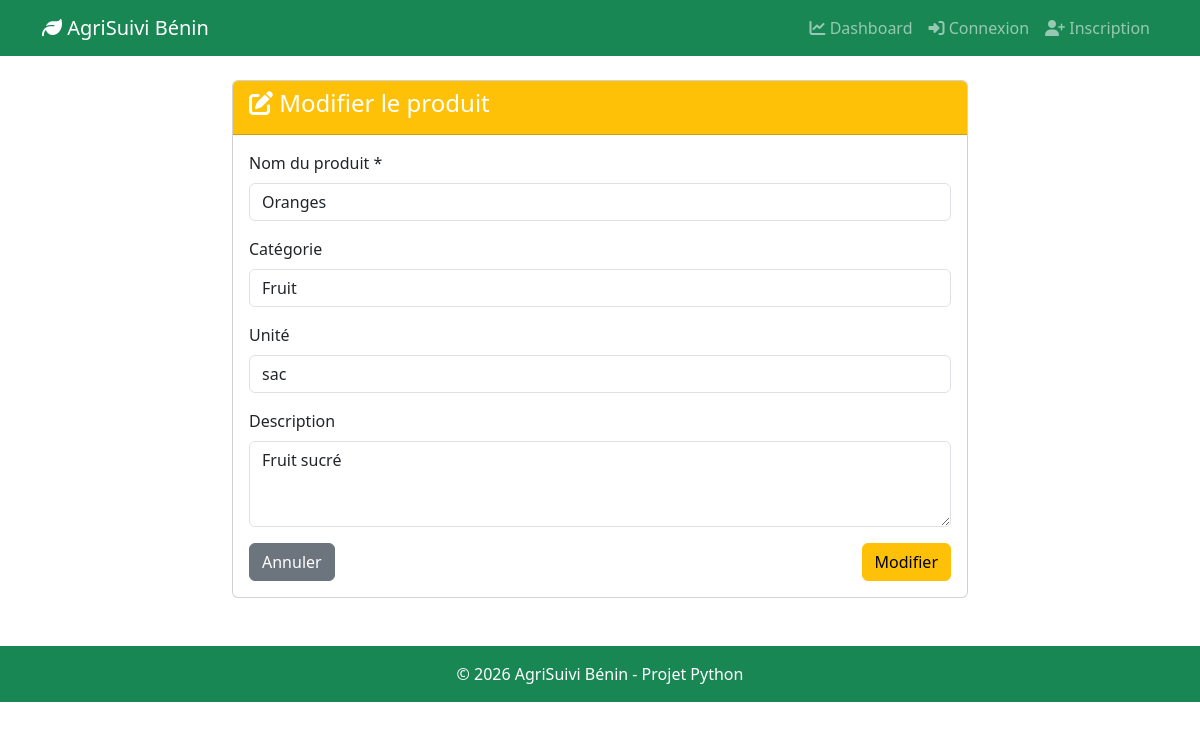
/products/edit/1 (signed in), run on the app's committed database.
### models.py (models this page shows)
class Product(Base):
    __tablename__ = "products"
    id = Column(Integer, primary_key=True, index=True)
    name = Column(String(100), index=True)
    category = Column(String(50))
    unit = Column(String(20))
    description = Column(Text, nullable=True)
    created_at = Column(DateTime, default=datetime.now)
    created_by = Column(Integer, ForeignKey("users.id"), nullable=True)
    stocks = relationship("Stock", back_populates="product")
    prices = relationship("Price", back_populates="product")
    creator = relationship("User")

### main.py (the view)
@app.get("/products/edit/{product_id}")
async def edit_product_form(request: Request, product_id: int, db: Session = Depends(get_db)):
    user = getattr(request.state, 'user', None)
    if not user:
        return RedirectResponse(url="/login", status_code=303)
    product = db.query(models.Product).filter(models.Product.id == product_id).first()
    return templates.TemplateResponse(
        "products/edit.html",
        {"request": request, "product": product}
    )

### templates/products/edit.html (shortened to what this page needs)
{% extends "base.html" %}
{% block content %}
<div class="row justify-content-center">
    <div class="col-md-8">
        <div class="card">
            <div class="card-header bg-warning text-white">
                <h4><i class="fas fa-edit"></i> Modifier le produit</h4>
            </div>
            <div class="card-body">
                <form method="post"  >
                    <div class="mb-3">
                        <label for="name" class="form-label">Nom du produit *</label>
                        <input type="text" class="form-control" id="name" name="name"
                               value="{{ product.name }}" required>
                    </div>
                    <div class="mb-3">
                        <label for="category" class="form-label">Catégorie</label>
                        <select class="form-control" id="category" name="category">
                            <option value="Fruit" {% if product.category == 'Fruit' %}selected{% endif %}>Fruit</option>
                        </select>
                    </div>
                    <div class="mb-3">
                        <label for="unit" class="form-label">Unité</label>
                        <select class="form-control" id="unit" name="unit">
                            <option value="sac" {% if product.unit == 'sac' %}selected{% endif %}>sac</option>
                        </select>
                    </div>
                    <div class="mb-3">
                        <label for="description" class="form-label">Description</label>
                        <textarea class="form-control" id="description" name="description" rows="3">{{ product.description or '' }}</textarea>
                    </div>
                    <div class="d-flex justify-content-between">
                        <a href="/products" class="btn btn-secondary">Annuler</a>
                        <button type="submit" class="btn btn-warning">Modifier</button>
                    </div>
                </form>
            </div>
        </div>
    </div>
</div>
{% endblock %}

### data on the page
Product: name "Oranges", category "Fruit", unit "sac", description "Fruit sucré"
